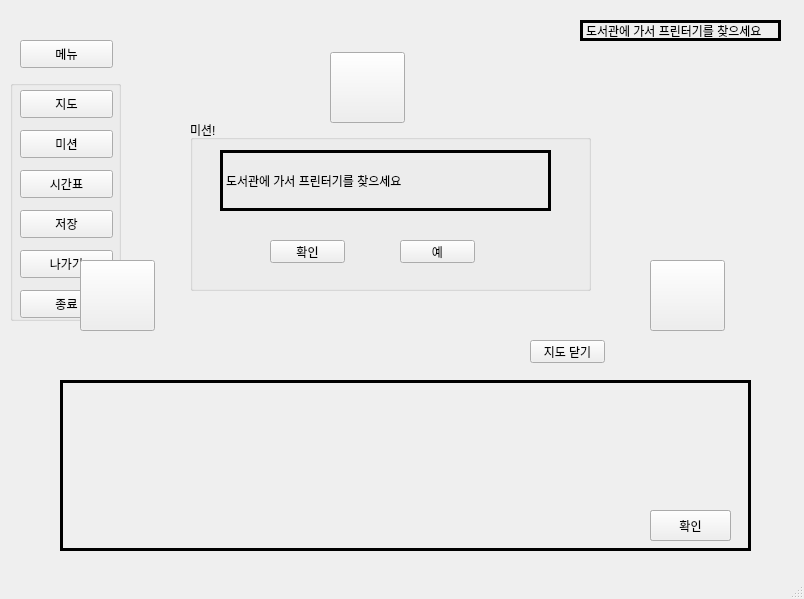
<?xml version="1.0" encoding="UTF-8"?>
<ui version="4.0">
 <class>SSG</class>
 <widget class="QMainWindow" name="SSG">
  <property name="geometry">
   <rect>
    <x>0</x>
    <y>0</y>
    <width>804</width>
    <height>599</height>
   </rect>
  </property>
  <property name="windowTitle">
   <string>SSG</string>
  </property>
  <widget class="QWidget" name="centralwidget">
   <widget class="QPushButton" name="menu">
    <property name="geometry">
     <rect>
      <x>20</x>
      <y>40</y>
      <width>93</width>
      <height>28</height>
     </rect>
    </property>
    <property name="text">
     <string>메뉴</string>
    </property>
   </widget>
   <widget class="QGroupBox" name="menuBox">
    <property name="geometry">
     <rect>
      <x>10</x>
      <y>80</y>
      <width>111</width>
      <height>241</height>
     </rect>
    </property>
    <property name="title">
     <string/>
    </property>
    <widget class="QPushButton" name="map">
     <property name="geometry">
      <rect>
       <x>10</x>
       <y>10</y>
       <width>93</width>
       <height>28</height>
      </rect>
     </property>
     <property name="text">
      <string>지도</string>
     </property>
    </widget>
    <widget class="QPushButton" name="mission">
     <property name="geometry">
      <rect>
       <x>10</x>
       <y>50</y>
       <width>93</width>
       <height>28</height>
      </rect>
     </property>
     <property name="text">
      <string>미션</string>
     </property>
    </widget>
    <widget class="QPushButton" name="save">
     <property name="geometry">
      <rect>
       <x>10</x>
       <y>130</y>
       <width>93</width>
       <height>28</height>
      </rect>
     </property>
     <property name="text">
      <string>저장</string>
     </property>
    </widget>
    <widget class="QPushButton" name="exit">
     <property name="geometry">
      <rect>
       <x>10</x>
       <y>210</y>
       <width>93</width>
       <height>28</height>
      </rect>
     </property>
     <property name="text">
      <string>종료</string>
     </property>
    </widget>
    <widget class="QPushButton" name="time">
     <property name="geometry">
      <rect>
       <x>10</x>
       <y>90</y>
       <width>93</width>
       <height>28</height>
      </rect>
     </property>
     <property name="text">
      <string>시간표</string>
     </property>
    </widget>
    <widget class="QPushButton" name="out_btn">
     <property name="geometry">
      <rect>
       <x>10</x>
       <y>170</y>
       <width>93</width>
       <height>28</height>
      </rect>
     </property>
     <property name="text">
      <string>나가기</string>
     </property>
    </widget>
   </widget>
   <widget class="QLabel" name="chat">
    <property name="geometry">
     <rect>
      <x>60</x>
      <y>380</y>
      <width>691</width>
      <height>171</height>
     </rect>
    </property>
    <property name="frameShape">
     <enum>QFrame::Box</enum>
    </property>
    <property name="lineWidth">
     <number>3</number>
    </property>
    <property name="midLineWidth">
     <number>3</number>
    </property>
    <property name="text">
     <string/>
    </property>
   </widget>
   <widget class="QGroupBox" name="missionBox">
    <property name="geometry">
     <rect>
      <x>190</x>
      <y>120</y>
      <width>401</width>
      <height>171</height>
     </rect>
    </property>
    <property name="title">
     <string>미션!</string>
    </property>
    <widget class="QLabel" name="chat_m">
     <property name="geometry">
      <rect>
       <x>30</x>
       <y>30</y>
       <width>331</width>
       <height>61</height>
      </rect>
     </property>
     <property name="frameShape">
      <enum>QFrame::Box</enum>
     </property>
     <property name="lineWidth">
      <number>3</number>
     </property>
     <property name="midLineWidth">
      <number>3</number>
     </property>
     <property name="text">
      <string>도서관에 가서 프린터기를 찾으세요</string>
     </property>
    </widget>
    <widget class="QPushButton" name="OK">
     <property name="geometry">
      <rect>
       <x>80</x>
       <y>120</y>
       <width>75</width>
       <height>23</height>
      </rect>
     </property>
     <property name="text">
      <string>확인</string>
     </property>
    </widget>
    <widget class="QPushButton" name="Yes">
     <property name="geometry">
      <rect>
       <x>210</x>
       <y>120</y>
       <width>75</width>
       <height>23</height>
      </rect>
     </property>
     <property name="text">
      <string>예</string>
     </property>
    </widget>
   </widget>
   <widget class="QLabel" name="mission_show">
    <property name="geometry">
     <rect>
      <x>580</x>
      <y>20</y>
      <width>201</width>
      <height>21</height>
     </rect>
    </property>
    <property name="frameShape">
     <enum>QFrame::Box</enum>
    </property>
    <property name="lineWidth">
     <number>3</number>
    </property>
    <property name="midLineWidth">
     <number>3</number>
    </property>
    <property name="text">
     <string>도서관에 가서 프린터기를 찾으세요</string>
    </property>
   </widget>
   <widget class="QPushButton" name="next">
    <property name="geometry">
     <rect>
      <x>650</x>
      <y>510</y>
      <width>81</width>
      <height>31</height>
     </rect>
    </property>
    <property name="text">
     <string>다음</string>
    </property>
   </widget>
   <widget class="QPushButton" name="go">
    <property name="geometry">
     <rect>
      <x>650</x>
      <y>510</y>
      <width>81</width>
      <height>31</height>
     </rect>
    </property>
    <property name="text">
     <string>확인</string>
    </property>
   </widget>
   <widget class="QLabel" name="imageLabel">
    <property name="geometry">
     <rect>
      <x>70</x>
      <y>50</y>
      <width>651</width>
      <height>311</height>
     </rect>
    </property>
    <property name="text">
     <string/>
    </property>
   </widget>
   <widget class="QPushButton" name="front">
    <property name="geometry">
     <rect>
      <x>330</x>
      <y>52</y>
      <width>75</width>
      <height>71</height>
     </rect>
    </property>
    <property name="text">
     <string/>
    </property>
   </widget>
   <widget class="QPushButton" name="left">
    <property name="geometry">
     <rect>
      <x>80</x>
      <y>260</y>
      <width>75</width>
      <height>71</height>
     </rect>
    </property>
    <property name="text">
     <string/>
    </property>
   </widget>
   <widget class="QPushButton" name="right">
    <property name="geometry">
     <rect>
      <x>650</x>
      <y>260</y>
      <width>75</width>
      <height>71</height>
     </rect>
    </property>
    <property name="text">
     <string/>
    </property>
   </widget>
   <widget class="QPushButton" name="mapclose">
    <property name="geometry">
     <rect>
      <x>530</x>
      <y>340</y>
      <width>75</width>
      <height>23</height>
     </rect>
    </property>
    <property name="text">
     <string>지도 닫기</string>
    </property>
   </widget>
  </widget>
  <widget class="QStatusBar" name="statusbar"/>
 </widget>
 <resources/>
 <connections/>
</ui>
